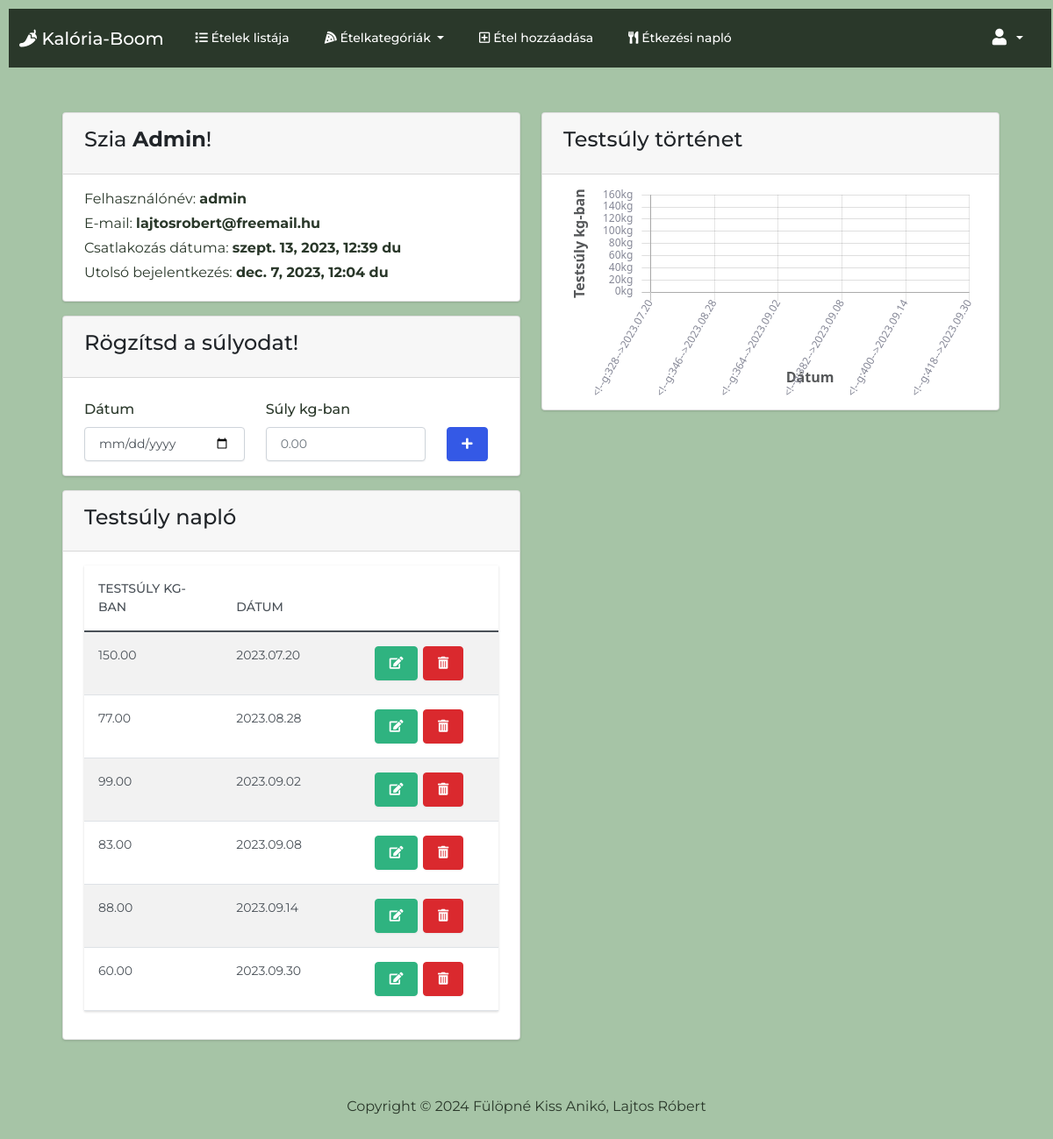
The page /profile/weight (signed in) on the database as committed earlier.
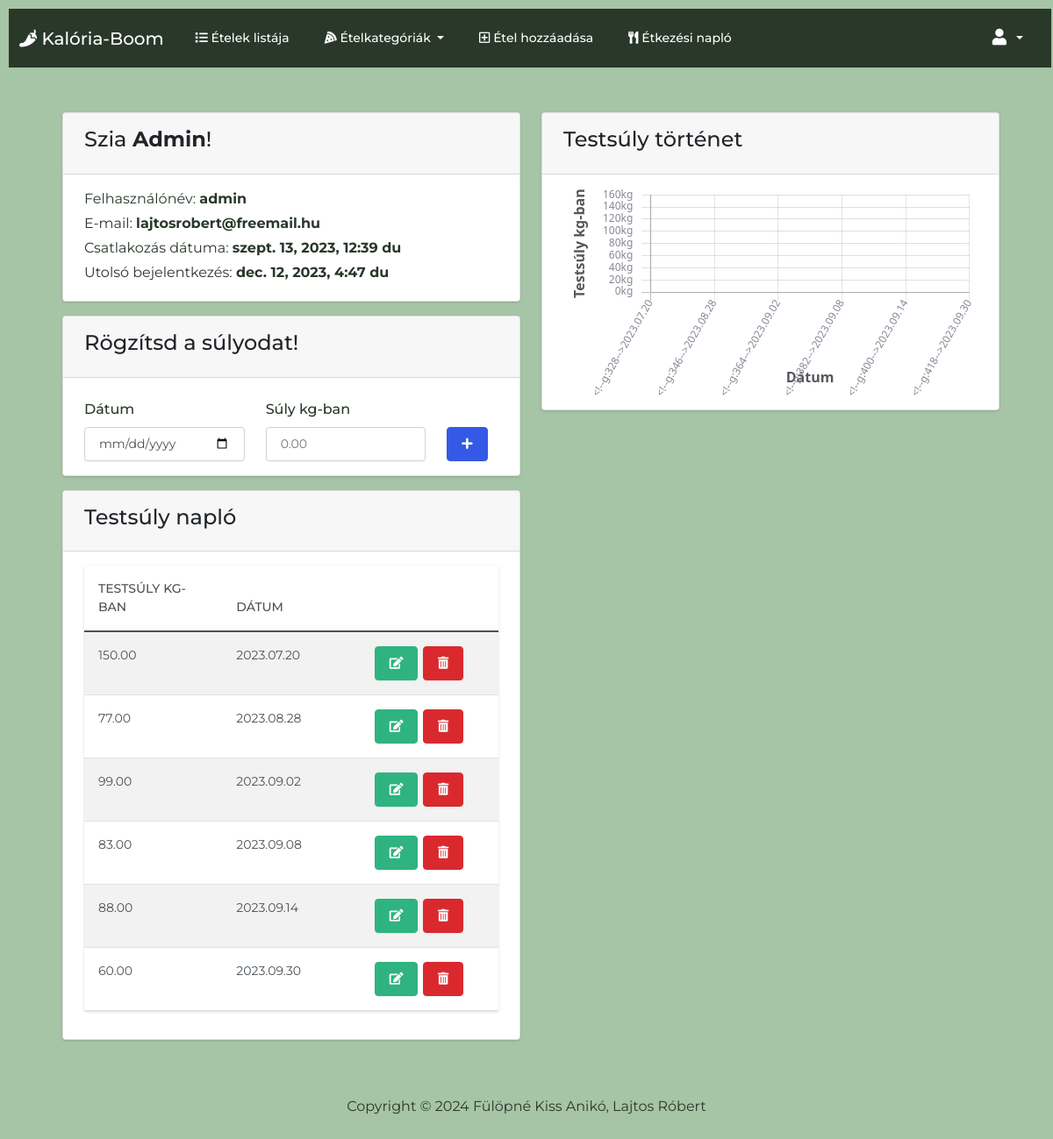
The same page on the database as committed later.
### foodtracker/models.py (models this page shows)
class User(AbstractUser):
    def __str__(self):
        return f'{self.username}'

### foodtracker/views.py (the view)
# urls.py: path('profile/weight', views.weight_log_view, name='weight_log'),
@login_required
def weight_log_view(request):
    if request.method == 'POST':
        weight = request.POST['weight']
        entry_date = request.POST['date']
        user = request.user
        weight_log = Weight(user=user, weight=weight, entry_date=entry_date)
        weight_log.save()
    user_weight_log = Weight.objects.filter(user=request.user)
    user_weight_log = Weight.objects.all().order_by('entry_date').values()
    return render(request, 'user_profile.html', {
        'categories': FoodCategory.objects.all(),
        'user_weight_log': user_weight_log
    })

### foodtracker/models.py (called while the page is built)
    def __str__(self):
        return f'{self.category_name}'

    @property
    def count_food_by_category(self):
        return Food.objects.filter(category=self).count()

### templates/user_profile.html (shortened to what the changed rows need)
{% extends 'base.html' %}
{% load static %}
{% block body %}
<div class='py-4 mt-auto'>
    <div class='container-fluid px-4'>
        <div class='row justify-content-center'>
            <div class='col-xl-12'>
                    <div class='row'>
                        <div class='col-md-6 mt-4'>
                            <div class='card bg-secondary mb-3'>
                                <div class='card-header'>
                                    <h4>Szia  <strong>{{ user.username|capfirst }}</strong>!</h4>
                                </div>
                                <div class='card-body'>
                                    <div class='d-flex w-100 justify-content-between'>
                                        <p class='mb-1'>
                                            Felhasználónév: <strong>{{ user.username }}</strong>
                                        </p>
                                    </div>
                                    <div class='d-flex w-100 justify-content-between'>
                                        <p class='mb-1'>
                                            E-mail: <strong>{{ user.email }}</strong>
                                        </p>
                                    </div>
                                    <div class='d-flex w-100 justify-content-between'>
                                        <p class='mb-1'>
                                            Csatlakozás dátuma: <strong>{{ user.date_joined }}</strong>
                                        </p>
                                    </div>
                                    <div class='d-flex w-100 justify-content-between'>
                                        <p class='mb-1'>
                                            Utolsó bejelentkezés: <strong>{{ user.last_login }}</strong>
                                        </p>
                                    </div>
                                </div>
                            </div>
                            <div class='card bg-secondary mb-3'>
                                <div class='card-body'>
                                    <table id='weightable' class='table table-striped table-hover'>
                                        <thead>
                                            <tr>
                                                <th scope='col' class='col-md-4'>Testsúly kg-ban</th>
                                                <th scope='col' class='col-md-4'>Dátum</th>
                                                <th scope='col' class='col-md-4'></th>
                                            </tr>
                                        </thead>
                                    </table>
                                </div>
                            </div>
                        </div>
                    </div>
            </div>
        </div>
    </div>
</div>
{% endblock %}

Rows that differ between the two databases and show on the page:
changed User "Admin": last_login "dec. 7, 2023, 12:04 du" → "dec. 12, 2023, 4:47 du"
